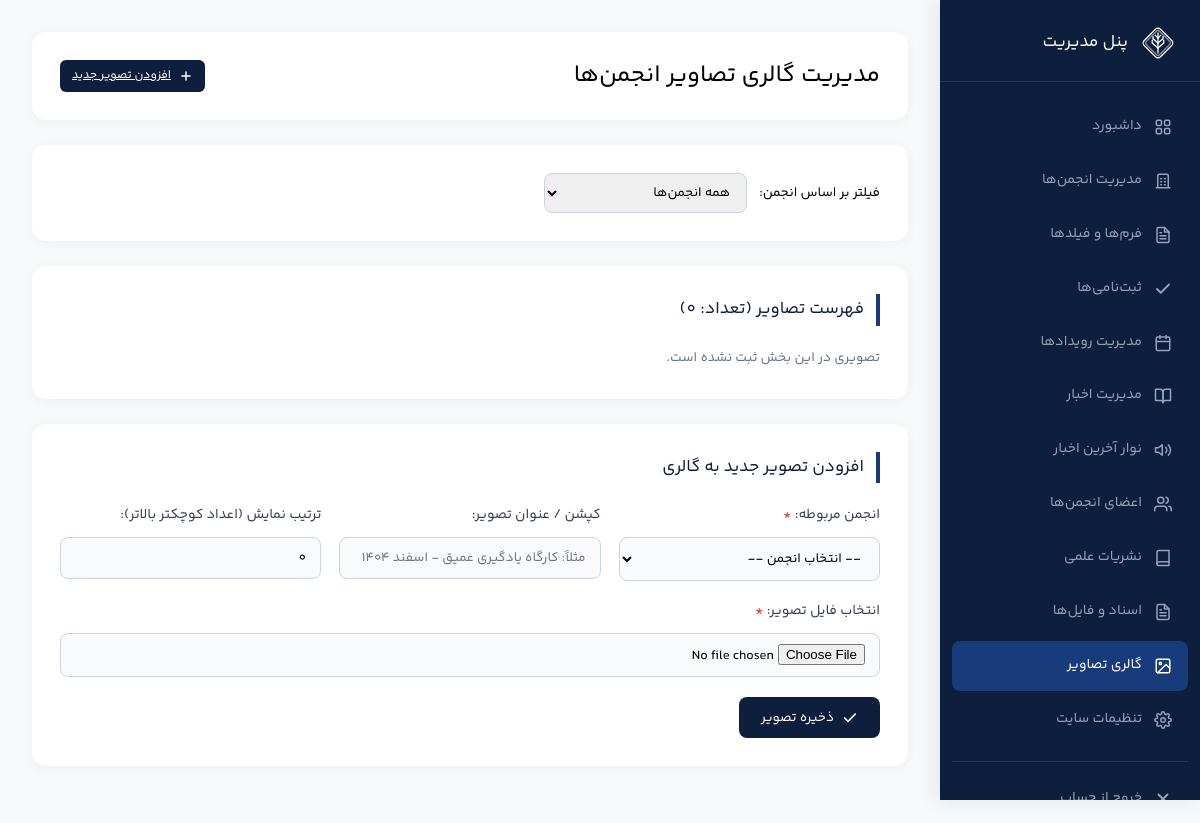
The page /admin/gallery.php (signed in) on the database as committed earlier.
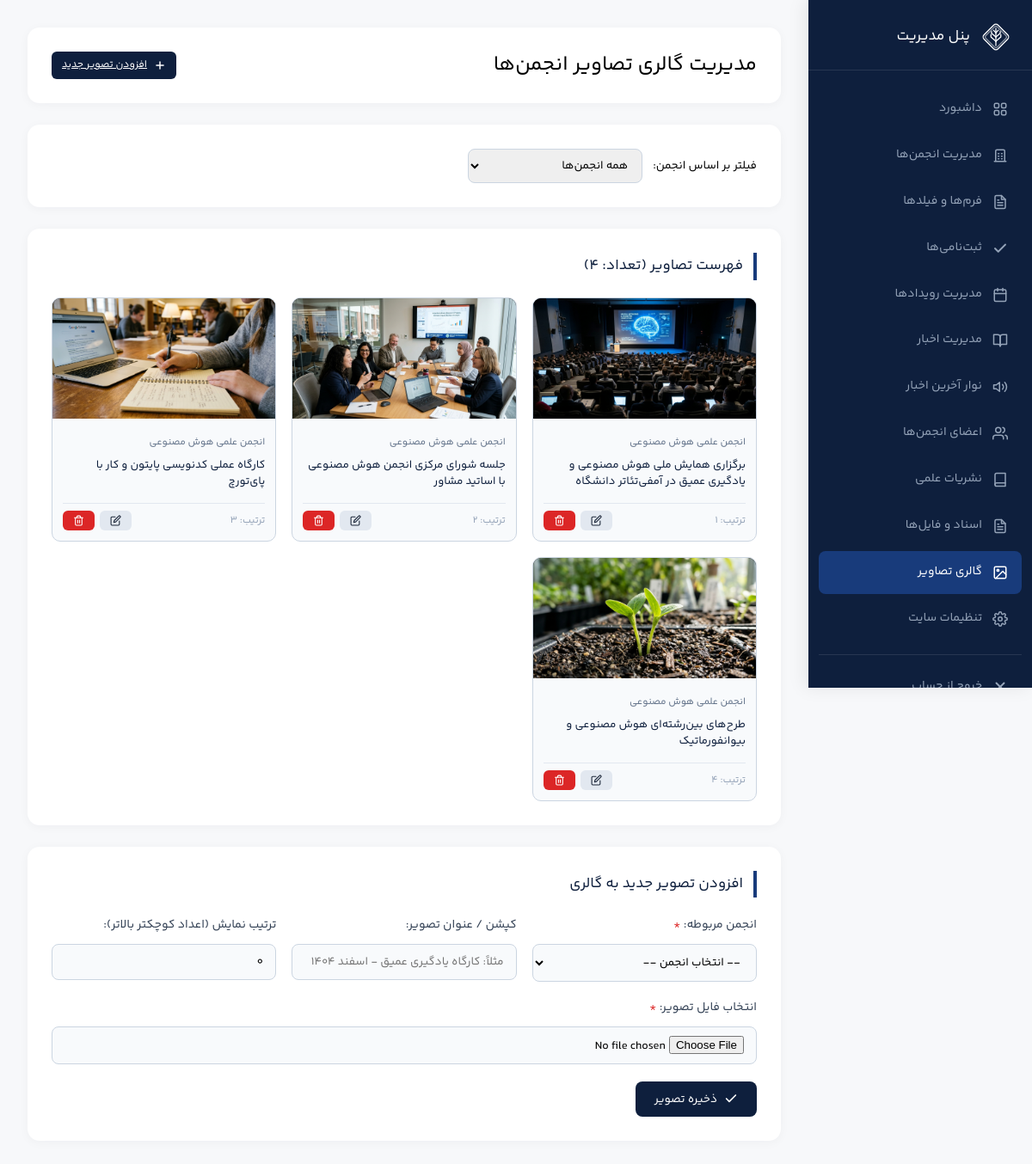
The same page on the database as committed later.
### tables this page shows
CREATE TABLE IF NOT EXISTS `gallery_images` (
  `id` int(11) NOT NULL AUTO_INCREMENT PRIMARY KEY,
  `association_id` int(11) NOT NULL,
  `image` varchar(255) NOT NULL,
  `caption` varchar(255) DEFAULT NULL,
  `sort_order` int(11) NOT NULL DEFAULT 0,
  `created_at` datetime DEFAULT CURRENT_TIMESTAMP,
  KEY `idx_gallery_assoc` (`association_id`, `sort_order`)
) DEFAULT CHARSET=utf8mb4;

CREATE TABLE IF NOT EXISTS `associations` (
  `id` int(11) NOT NULL AUTO_INCREMENT PRIMARY KEY,
  `name` varchar(255) NOT NULL,
  `description` text,
  `goals` text,
  `icon` varchar(255) DEFAULT NULL,
  `icon_key` varchar(50) DEFAULT 'general',
  `cover_image` varchar(255) DEFAULT NULL,
  `email` varchar(255) DEFAULT NULL,
  `phone` varchar(50) DEFAULT NULL,
  `telegram` varchar(100) DEFAULT NULL,
  `instagram` varchar(100) DEFAULT NULL,
  `linkedin` varchar(100) DEFAULT NULL,
  `website` varchar(255) DEFAULT NULL,
  `address` text,
  `membership_open` tinyint(1) DEFAULT 1
) DEFAULT CHARSET=utf8mb4;

### admin/gallery.php (the view, shortened to what the changed rows need)
<?php
require_once __DIR__ . '/../includes/db.php';
require_once __DIR__ . '/../includes/functions.php';
$assocFilter = (int)($_GET['assoc'] ?? 0);
$where = ["1=1"];
$params = [];
$sql = "SELECT g.*, a.name AS assoc_name
        FROM gallery_images g
        LEFT JOIN associations a ON g.association_id = a.id
        WHERE " . implode(' AND ', $where) . "
        ORDER BY g.sort_order ASC, g.id DESC";
$stmt = $pdo->prepare($sql);
$stmt->execute($params);
$galleryList = $stmt->fetchAll();
include 'inc/header.php';
?>
<div class="admin-header">
    <h2>مدیریت گالری تصاویر انجمن‌ها</h2>
</div>
<div class="admin-card">
    <h3>فهرست تصاویر (تعداد: <?= count($galleryList) ?>)</h3>
    <?php if ($galleryList): ?>
        <div style="display:grid; grid-template-columns: repeat(auto-fill, minmax(220px, 1fr)); gap:18px;">
            <?php foreach ($galleryList as $item):
                $imgSrc = getNewsImageUrl($item['image']);
            ?>
                <div style="background:#f8fafc; border:1px solid #cbd5e1; border-radius:10px; overflow:hidden; display:flex; flex-direction:column;">
                    <div style="height:140px; overflow:hidden; background:#000;">
                        <img src="../<?= e($imgSrc) ?>" alt="<?= e($item['caption'] ?? '') ?>" style="width:100%; height:100%; object-fit:cover;">
                    </div>
                    <div style="padding:12px; flex:1; display:flex; flex-direction:column; justify-content:space-between;">
                        <div>
                            <span style="font-size:11.5px; color:#64748b; font-weight:600;"><?= e($item['assoc_name']) ?></span>
                            <p style="font-size:13px; font-weight:600; margin:4px 0 8px; color:#0e1f3d; line-height:1.4;">
                                <?= e($item['caption'] ?: 'بدون عنوان') ?>
                            </p>
                        </div>
                        <div style="display:flex; justify-content:space-between; align-items:center; border-top:1px solid #e2e8f0; padding-top:8px; margin-top:8px;">
                            <span style="font-size:11.5px; color:#94a3b8;">ترتیب: <?= (int)$item['sort_order'] ?></span>
                            <div class="actions-cell">
                                <a href="gallery.php?assoc=<?= $assocFilter ?>&edit=<?= (int)$item['id'] ?>#editor" class="btn btn-sm btn-secondary" title="ویرایش">
                                    <?= svgIcon('edit', '', 13) ?>
                                </a>
                                <a href="gallery.php?assoc=<?= $assocFilter ?>&delete=<?= (int)$item['id'] ?>" class="btn btn-sm btn-danger" onclick="return confirm('آیا از حذف این تصویر مطمئن هستید؟');" title="حذف">
                                    <?= svgIcon('trash', '', 13) ?>
                                </a>
                            </div>
                        </div>
                    </div>
                </div>
            <?php endforeach; ?>
        </div>
    <?php else: ?>
        <p style="color:#64748b; font-size:13.5px;">تصویری در این بخش ثبت نشده است.</p>
    <?php endif; ?>
</div>
<?php include 'inc/footer.php'; ?>

### includes/functions.php (shortened to what the changed rows need)
<?php
function e($s) { return htmlspecialchars((string)$s, ENT_QUOTES, 'UTF-8'); }
function svgIcon($name, $class = '', $size = null) {
    $szAttr = $size ? 'width="' . (int)$size . '" height="' . (int)$size . '"' : '';
    $cls = $class ? ' class="svg-icon ' . e($class) . '"' : ' class="svg-icon"';
    switch ($name) {
        case 'calendar':
            return '<svg ' . $cls . ' ' . $szAttr . ' viewBox="0 0 24 24" fill="none" stroke="currentColor" stroke-width="2" stroke-linecap="round" stroke-linejoin="round"><rect x="3" y="4" width="18" height="18" rx="2" ry="2"/><line x1="16" y1="2" x2="16" y2="6"/><line x1="8" y1="2" x2="8" y2="6"/><line x1="3" y1="10" x2="21" y2="10"/></svg>';
        case 'megaphone':
            return '<svg ' . $cls . ' ' . $szAttr . ' viewBox="0 0 24 24" fill="none" stroke="currentColor" stroke-width="2" stroke-linecap="round" stroke-linejoin="round"><path d="M11 5L6 9H2v6h4l5 4V5z"/><path d="M19.07 4.93a10 10 0 0 1 0 14.14M15.54 8.46a5 5 0 0 1 0 7.07"/></svg>';
        case 'building':
        case 'association':
            return '<svg ' . $cls . ' ' . $szAttr . ' viewBox="0 0 24 24" fill="none" stroke="currentColor" stroke-width="2" stroke-linecap="round" stroke-linejoin="round"><path d="M3 21h18M5 21V5a2 2 0 0 1 2-2h10a2 2 0 0 1 2 2v16M9 9h1M9 13h1M9 17h1M14 9h1M14 13h1M14 17h1"/></svg>';
        case 'check':
            return '<svg ' . $cls . ' ' . $szAttr . ' viewBox="0 0 24 24" fill="none" stroke="currentColor" stroke-width="2.5" stroke-linecap="round" stroke-linejoin="round"><polyline points="20 6 9 17 4 12"/></svg>';
        case 'close':
            return '<svg ' . $cls . ' ' . $szAttr . ' viewBox="0 0 24 24" fill="none" stroke="currentColor" stroke-width="2.5" stroke-linecap="round" stroke-linejoin="round"><line x1="18" y1="6" x2="6" y2="18"/><line x1="6" y1="6" x2="18" y2="18"/></svg>';
        case 'grid':
        case 'portal':
            return '<svg ' . $cls . ' ' . $szAttr . ' viewBox="0 0 24 24" fill="none" stroke="currentColor" stroke-width="2" stroke-linecap="round" stroke-linejoin="round"><rect x="3" y="3" width="7" height="7" rx="2"/><rect x="14" y="3" width="7" height="7" rx="2"/><rect x="14" y="14" width="7" height="7" rx="2"/><rect x="3" y="14" width="7" height="7" rx="2"/></svg>';
        case 'book':
        case 'humanity':
            return '<svg ' . $cls . ' ' . $szAttr . ' viewBox="0 0 24 24" fill="none" stroke="currentColor" stroke-width="2" stroke-linecap="round" stroke-linejoin="round"><path d="M4 19.5A2.5 2.5 0 0 1 6.5 17H20"/><path d="M6.5 2H20v20H6.5A2.5 2.5 0 0 1 4 19.5v-15A2.5 2.5 0 0 1 6.5 2z"/></svg>';
        case 'gear':
        case 'industrial':
            return '<svg ' . $cls . ' ' . $szAttr . ' viewBox="0 0 24 24" fill="none" stroke="currentColor" stroke-width="2" stroke-linecap="round" stroke-linejoin="round"><circle cx="12" cy="12" r="3"/><path d="M19.4 15a1.65 1.65 0 0 0 .33 1.82l.06.06a2 2 0 0 1 0 2.83 2 2 0 0 1-2.83 0l-.06-.06a1.65 1.65 0 0 0-1.82-.33 1.65 1.65 0 0 0-1 1.51V21a2 2 0 0 1-2 2 2 2 0 0 1-2-2v-.09A1.65 1.65 0 0 0 9 19.4a1.65 1.65 0 0 0-1.82.33l-.06.06a2 2 0 0 1-2.83 0 2 2 0 0 1 0-2.83l.06-.06a1.65 1.65 0 0 0 .33-1.82 1.65 1.65 0 0 0-1.51-1H3a2 2 0 0 1-2-2 2 2 0 0 1 2-2h.09A1.65 1.65 0 0 0 4.6 9a1.65 1.65 0 0 0-.33-1.82l-.06-.06a2 2 0 0 1 0-2.83 2 2 0 0 1 2.83 0l.06.06a1.65 1.65 0 0 0 1.82.33H9a1.65 1.65 0 0 0 1-1.51V3a2 2 0 0 1 2-2 2 2 0 0 1 2 2v.09a1.65 1.65 0 0 0 1 1.51 1.65 1.65 0 0 0 1.82-.33l.06-.06a2 2 0 0 1 2.83 0 2 2 0 0 1 0 2.83l-.06.06a1.65 1.65 0 0 0-.33 1.82V9a1.65 1.65 0 0 0 1.51 1H21a2 2 0 0 1 2 2 2 2 0 0 1-2 2h-.09a1.65 1.65 0 0 0-1.51 1z"/></svg>';
        case 'users':
            return '<svg ' . $cls . ' ' . $szAttr . ' viewBox="0 0 24 24" fill="none" stroke="currentColor" stroke-width="2" stroke-linecap="round" stroke-linejoin="round"><path d="M17 21v-2a4 4 0 0 0-4-4H5a4 4 0 0 0-4 4v2"/><circle cx="9" cy="7" r="4"/><path d="M23 21v-2a4 4 0 0 0-3-3.87"/><path d="M16 3.13a4 4 0 0 1 0 7.75"/></svg>';
        case 'file-text':
        case 'document':
            return '<svg ' . $cls . ' ' . $szAttr . ' viewBox="0 0 24 24" fill="none" stroke="currentColor" stroke-width="2" stroke-linecap="round" stroke-linejoin="round"><path d="M14 2H6a2 2 0 0 0-2 2v16a2 2 0 0 0 2 2h12a2 2 0 0 0 2-2V8z"/><polyline points="14 2 14 8 20 8"/><line x1="16" y1="13" x2="8" y2="13"/><line x1="16" y1="17" x2="8" y2="17"/><line x1="10" y1="9" x2="8" y2="9"/></svg>';
        case 'plus':
            return '<svg ' . $cls . ' ' . $szAttr . ' viewBox="0 0 24 24" fill="none" stroke="currentColor" stroke-width="2.5" stroke-linecap="round" stroke-linejoin="round"><line x1="12" y1="5" x2="12" y2="19"/><line x1="5" y1="12" x2="19" y2="12"/></svg>';
        case 'edit':
            return '<svg ' . $cls . ' ' . $szAttr . ' viewBox="0 0 24 24" fill="none" stroke="currentColor" stroke-width="2" stroke-linecap="round" stroke-linejoin="round"><path d="M11 4H4a2 2 0 0 0-2 2v14a2 2 0 0 0 2 2h14a2 2 0 0 0 2-2v-7"/><path d="M18.5 2.5a2.121 2.121 0 0 1 3 3L12 15l-4 1 1-4 9.5-9.5z"/></svg>';
        case 'trash':
            return '<svg ' . $cls . ' ' . $szAttr . ' viewBox="0 0 24 24" fill="none" stroke="currentColor" stroke-width="2" stroke-linecap="round" stroke-linejoin="round"><polyline points="3 6 5 6 21 6"/><path d="M19 6v14a2 2 0 0 1-2 2H7a2 2 0 0 1-2-2V6m3 0V4a2 2 0 0 1 2-2h4a2 2 0 0 1 2 2v2"/><line x1="10" y1="11" x2="10" y2="17"/><line x1="14" y1="11" x2="14" y2="17"/></svg>';
        case 'image':
            return '<svg ' . $cls . ' ' . $szAttr . ' viewBox="0 0 24 24" fill="none" stroke="currentColor" stroke-width="2" stroke-linecap="round" stroke-linejoin="round"><rect x="3" y="3" width="18" height="18" rx="2" ry="2"/><circle cx="8.5" cy="8.5" r="1.5"/><polyline points="21 15 16 10 5 21"/></svg>';
        case 'book-open':
            return '<svg ' . $cls . ' ' . $szAttr . ' viewBox="0 0 24 24" fill="none" stroke="currentColor" stroke-width="2" stroke-linecap="round" stroke-linejoin="round"><path d="M2 3h6a4 4 0 0 1 4 4v14a3 3 0 0 0-3-3H2z"/><path d="M22 3h-6a4 4 0 0 0-4 4v14a3 3 0 0 1 3-3h7z"/></svg>';
    }
}
function getNewsImageUrl($img) {
    if (!empty($img)) {
        if (file_exists(__DIR__ . '/../uploads/news/' . $img)) {
            return 'uploads/news/' . e($img);
        }
    }
    return 'assets/images/news-placeholder1.jpg';
}
?>

Rows that differ between the two databases and show on the page:
added gallery_images: image (picture), association.name "انجمن علمی هوش مصنوعی", caption "برگزاری همایش ملی هوش مصنوعی و یادگیری عمیق در آمفی‌تئاتر دانشگاه", sort_order "1"
added gallery_images: image (picture), association.name "انجمن علمی هوش مصنوعی", caption "جلسه شورای مرکزی انجمن هوش مصنوعی با اساتید مشاور", sort_order "2"
added gallery_images: image (picture), association.name "انجمن علمی هوش مصنوعی", caption "کارگاه عملی کدنویسی پایتون و کار با پای‌تورچ", sort_order "3"
added gallery_images: image (picture), association.name "انجمن علمی هوش مصنوعی", caption "طرح‌های بین‌رشته‌ای هوش مصنوعی و بیوانفورماتیک", sort_order "4"
Other text that changed with them:
count($galleryList): "0" → "4"
text no longer shown: "تصویری در این بخش ثبت نشده است."
